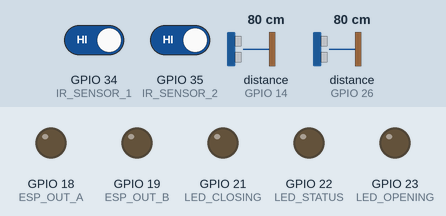
Simulated run of this sketch. Board: ESP32. Parts: output pins drawn as LEDs (lit = HIGH). Wiring (inferred from the names in the program): 2 × ultrasonic range finder: trigger GPIO 32, echo GPIO 14 / trigger GPIO 33, echo GPIO 26. The inputs (shaded band) are chosen by the test bench; at power-on: distance to the obstacle (sensors on GPIO 14, GPIO 26) 80 cm, GPIO 34 (IR_SENSOR_1) HIGH, GPIO 35 (IR_SENSOR_2) HIGH. The echo pulse lasts 58.3 µs per cm; pins used as bus, display or sensor lines are not drawn; what the sketch prints to the serial monitor is not drawn.

Above: at 0.0 s.
At 2.3 s:
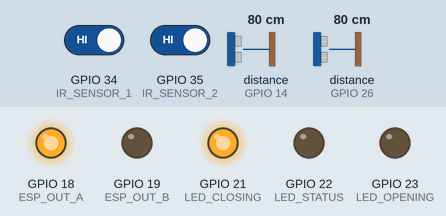
2.4 s: distance to the obstacle (sensor on GPIO 14) set to 12 cm
4.0 s: distance to the obstacle (sensor on GPIO 14) set to 9 cm
At 4.6 s:
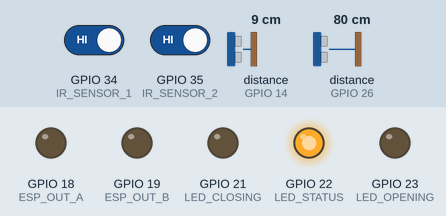
Timing chart, 0 to 7.0 s (numbered marks = the images above; inputs shaded):
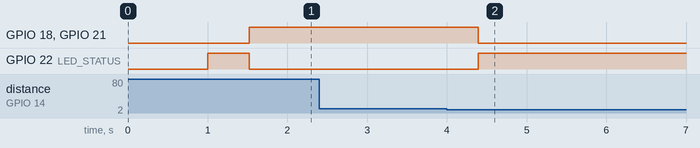

Measured:
- the behaviour switches between 11 and 10 cm on distance to the obstacle (sensor on GPIO 14) (found by bisection; images 1 and 2)
- after the input at 2.4 s, every drawn part: stays the same
- after the input at 4.0 s, GPIO 18 (ESP_OUT_A), GPIO 21 (LED_CLOSING): HIGH → LOW after 0.39 s; GPIO 22 (LED_STATUS): LOW → HIGH after 0.39 s

The sketch:

esp32_standalone_gate_controller.ino
```cpp
// ================= PINS =================

// ESP32 -> CMOS -> H-bridge
#define ESP_OUT_A 18
#define ESP_OUT_B 19

// Set to true if the CMOS stage inverts the signal.
// Keep false if the CMOS stage only works as a buffer.
#define CMOS_INVERTED false

// Gate IR sensors
#define IR_SENSOR_1 34
#define IR_SENSOR_2 35

// Ultrasonic sensor - entry / outside
#define ULTRA_IN_TRIG 32
#define ULTRA_IN_ECHO 14

// Ultrasonic sensor - exit / inside
#define ULTRA_OUT_TRIG 33
#define ULTRA_OUT_ECHO 26

// LEDs
#define LED_OPENING 23
#define LED_CLOSING 21
#define LED_STATUS  22

// ================= CONFIGURATION =================

#define IR_ACTIVE_LOW true

const int CAR_DISTANCE_CM = 10;

const unsigned long MAX_OPEN_TIME_MS  = 25000;
const unsigned long MAX_CLOSE_TIME_MS = 25000;

// ================= STATES =================

enum GateState {
  CLOSED,
  OPENING,
  OPEN,
  CLOSING,
  STOPPED,
  ERROR_STATE
};

GateState state = STOPPED;

unsigned long stateStartedAt = 0;
unsigned long clearStartedAt = 0;

long distanceIn = -1;
long distanceOut = -1;

bool ir1 = false;
bool ir2 = false;

bool gateClosed = false;
bool gateOpen = false;
bool gateBetween = false;

bool carIn = false;
bool carOut = false;
bool anyCar = false;

bool lastCarIn = false;
bool lastCarOut = false;

// ================= HELPERS =================

const char* stateName(GateState s) {
  switch (s) {
    case CLOSED:      return "CLOSED";
    case OPENING:     return "OPENING";
    case OPEN:        return "OPEN";
    case CLOSING:     return "CLOSING";
    case STOPPED:     return "STOPPED";
    case ERROR_STATE: return "ERROR";
    default:          return "UNKNOWN";
  }
}

void logImportant(const char* text) {
  Serial.println(text);
}

void setState(GateState newState) {
  if (state != newState) {
    Serial.print("[STATE] ");
    Serial.print(stateName(state));
    Serial.print(" -> ");
    Serial.println(stateName(newState));
  }

  state = newState;
  stateStartedAt = millis();
}

// ================= MOTOR =================

void writeMotorPin(int pin, bool level) {
  if (CMOS_INVERTED) {
    digitalWrite(pin, level ? LOW : HIGH);
  } else {
    digitalWrite(pin, level ? HIGH : LOW);
  }
}

void setMotorOutputs(bool a, bool b) {
  writeMotorPin(ESP_OUT_A, a);
  writeMotorPin(ESP_OUT_B, b);
}

void motorStop() {
  setMotorOutputs(false, false);

  digitalWrite(LED_OPENING, LOW);
  digitalWrite(LED_CLOSING, LOW);
  digitalWrite(LED_STATUS, HIGH);
}

void motorOpen() {
  // ESP_OUT_A active, ESP_OUT_B inactive
  setMotorOutputs(false, true);

  digitalWrite(LED_OPENING, HIGH);
  digitalWrite(LED_CLOSING, LOW);
  digitalWrite(LED_STATUS, LOW);
}

void motorClose() {
  // ESP_OUT_A inactive, ESP_OUT_B active
  setMotorOutputs(true, false);

  digitalWrite(LED_OPENING, LOW);
  digitalWrite(LED_CLOSING, HIGH);
  digitalWrite(LED_STATUS, LOW);
}

// ================= SENSORS =================

bool readIR(int pin) {
  int value = digitalRead(pin);

  if (IR_ACTIVE_LOW) {
    return value == LOW;
  } else {
    return value == HIGH;
  }
}

long readDistanceCm(int trigPin, int echoPin) {
  digitalWrite(trigPin, LOW);
  delayMicroseconds(3);

  digitalWrite(trigPin, HIGH);
  delayMicroseconds(10);
  digitalWrite(trigPin, LOW);

  unsigned long duration = pulseIn(echoPin, HIGH, 30000);

  if (duration == 0) {
    return -1;
  }

  return duration * 0.0343 / 2.0;
}

void readSensors() {
  ir1 = readIR(IR_SENSOR_1);
  ir2 = readIR(IR_SENSOR_2);

  // Logika:
  // both IR sensors active    = gate closed
  // both IR sensors inactive  = gate open
  // one IR sensor active      = gate between end positions
  gateClosed = ir1 && ir2;
  gateOpen = !ir1 && !ir2;
  gateBetween = ir1 != ir2;

  distanceIn = readDistanceCm(ULTRA_IN_TRIG, ULTRA_IN_ECHO);
  delay(80);

  distanceOut = readDistanceCm(ULTRA_OUT_TRIG, ULTRA_OUT_ECHO);
  delay(80);

  carIn = distanceIn > 0 && distanceIn <= CAR_DISTANCE_CM;
  carOut = distanceOut > 0 && distanceOut <= CAR_DISTANCE_CM;

  anyCar = carIn || carOut;
}

void printDistance(long d) {
  if (d < 0) {
    Serial.print("N/A");
  } else {
    Serial.print(d);
    Serial.print("cm");
  }
}

void logSensorChanges(bool force = false) {
  static bool initialized = false;

  static bool prevIr1 = false;
  static bool prevIr2 = false;
  static bool prevGateClosed = false;
  static bool prevGateOpen = false;
  static bool prevGateBetween = false;
  static bool prevCarIn = false;
  static bool prevCarOut = false;
  static bool prevAnyCar = false;

  bool changed =
    !initialized ||
    ir1 != prevIr1 ||
    ir2 != prevIr2 ||
    gateClosed != prevGateClosed ||
    gateOpen != prevGateOpen ||
    gateBetween != prevGateBetween ||
    carIn != prevCarIn ||
    carOut != prevCarOut ||
    anyCar != prevAnyCar;

  if (force || changed) {
    Serial.print("[SENSORS] ");

    Serial.print("IR1=");
    Serial.print(ir1 ? "ACTIVE" : "INACTIVE");

    Serial.print(" | IR2=");
    Serial.print(ir2 ? "ACTIVE" : "INACTIVE");

    Serial.print(" | gateClosed=");
    Serial.print(gateClosed ? "YES" : "NO");

    Serial.print(" | gateOpen=");
    Serial.print(gateOpen ? "YES" : "NO");

    Serial.print(" | gateBetween=");
    Serial.print(gateBetween ? "YES" : "NO");

    Serial.print(" | IN=");
    printDistance(distanceIn);
    Serial.print(" carIn=");
    Serial.print(carIn ? "YES" : "NO");

    Serial.print(" | OUT=");
    printDistance(distanceOut);
    Serial.print(" carOut=");
    Serial.print(carOut ? "YES" : "NO");

    Serial.print(" | anyCar=");
    Serial.println(anyCar ? "YES" : "NO");

    prevIr1 = ir1;
    prevIr2 = ir2;
    prevGateClosed = gateClosed;
    prevGateOpen = gateOpen;
    prevGateBetween = gateBetween;
    prevCarIn = carIn;
    prevCarOut = carOut;
    prevAnyCar = anyCar;

    initialized = true;
  }
}

// ================= ACTIONS =================

void startOpening() {
  readSensors();
  logSensorChanges();

  if (gateOpen) {
    logImportant("[INFO] Gate is already open.");

    motorStop();
    setState(OPEN);

    clearStartedAt = 0;
    return;
  }

  logImportant("[GATE] Opening.");

  motorOpen();
  setState(OPENING);

  clearStartedAt = 0;
}

void startClosing() {
  readSensors();
  logSensorChanges();

  if (anyCar) {
    logImportant("[SAFETY] Closing blocked. A vehicle is still on the sensor.");

    motorStop();

    if (gateOpen) {
      setState(OPEN);
    } else if (gateClosed) {
      setState(CLOSED);
    } else {
      setState(STOPPED);
    }

    clearStartedAt = 0;
    return;
  }

  if (gateClosed) {
    logImportant("[INFO] Gate is already closed.");

    motorStop();
    setState(CLOSED);

    clearStartedAt = 0;
    return;
  }

  logImportant("[GATE] Closing.");

  motorClose();
  setState(CLOSING);

  clearStartedAt = 0;
}

// ================= GATE LOGIC =================

void updateGateLogic() {
  readSensors();
  logSensorChanges();

  switch (state) {

    case CLOSED:
      // No Raspberry Pi, OCR, or WiFi in this standalone version.
      // A vehicle detected at entry or exit immediately starts opening.
      if (carIn && !lastCarIn) {
        logImportant("[ENTRY] Vehicle detected. Opening.");
        startOpening();
      }
      else if (carOut && !lastCarOut) {
        logImportant("[EXIT] Vehicle detected. Opening.");
        startOpening();
      }
      break;

    case STOPPED:
      if (gateOpen) {
        setState(OPEN);
        clearStartedAt = 0;
      }
      else if (gateClosed) {
        setState(CLOSED);
        clearStartedAt = 0;
      }
      else if (carIn && !lastCarIn) {
        logImportant("[ENTRY] Vehicle detected while the gate is between end positions. Opening.");
        startOpening();
      }
      else if (carOut && !lastCarOut) {
        logImportant("[EXIT] Vehicle detected while the gate is between end positions. Opening.");
        startOpening();
      }
      break;

    case OPENING:
      if (gateOpen) {
        logImportant("[GATE] Gate open.");

        motorStop();
        setState(OPEN);

        clearStartedAt = 0;
      }
      else if (millis() - stateStartedAt > MAX_OPEN_TIME_MS) {
        logImportant("[ERROR] Opening timeout.");

        motorStop();
        setState(ERROR_STATE);
      }
      break;

    case OPEN:
      // The gate remains open while any ultrasonic sensor is active.
      // As soon as both sensors are clear, closing starts immediately.
      if (!anyCar) {
        logImportant("[GATE] Sensors are clear. Closing immediately.");
        startClosing();
      } else {
        clearStartedAt = 0;
      }
      break;

    case CLOSING:
      if (anyCar) {
        logImportant("[SAFETY] Vehicle detected during closing. Reopening.");

        motorStop();
        delay(300);
        startOpening();
        return;
      }

      if (gateClosed) {
        logImportant("[GATE] Gate closed.");

        motorStop();
        setState(CLOSED);

        clearStartedAt = 0;
      }
      else if (millis() - stateStartedAt > MAX_CLOSE_TIME_MS) {
        logImportant("[ERROR] Closing timeout.");

        motorStop();
        setState(ERROR_STATE);
      }
      break;

    case ERROR_STATE:
      motorStop();
      break;
  }

  lastCarIn = carIn;
  lastCarOut = carOut;
}

// ================= SETUP / LOOP =================

void setup() {
  Serial.begin(115200);
  delay(1000);

  pinMode(ESP_OUT_A, OUTPUT);
  pinMode(ESP_OUT_B, OUTPUT);

  pinMode(IR_SENSOR_1, INPUT);
  pinMode(IR_SENSOR_2, INPUT);

  pinMode(ULTRA_IN_TRIG, OUTPUT);
  pinMode(ULTRA_IN_ECHO, INPUT);

  pinMode(ULTRA_OUT_TRIG, OUTPUT);
  pinMode(ULTRA_OUT_ECHO, INPUT);

  pinMode(LED_OPENING, OUTPUT);
  pinMode(LED_CLOSING, OUTPUT);
  pinMode(LED_STATUS, OUTPUT);

  digitalWrite(ULTRA_IN_TRIG, LOW);
  digitalWrite(ULTRA_OUT_TRIG, LOW);

  motorStop();

  logImportant("ESP32 SMART GATE START - STANDALONE MODE / NO WIFI / NO MQTT / NO RASPBERRY PI / NO ARDUINO");

  readSensors();
  logSensorChanges(true);

  if (gateOpen) {
    setState(OPEN);
  }
  else if (gateClosed) {
    setState(CLOSED);
  }
  else {
    setState(STOPPED);
  }
}

void loop() {
  updateGateLogic();
  delay(150);
}
```
